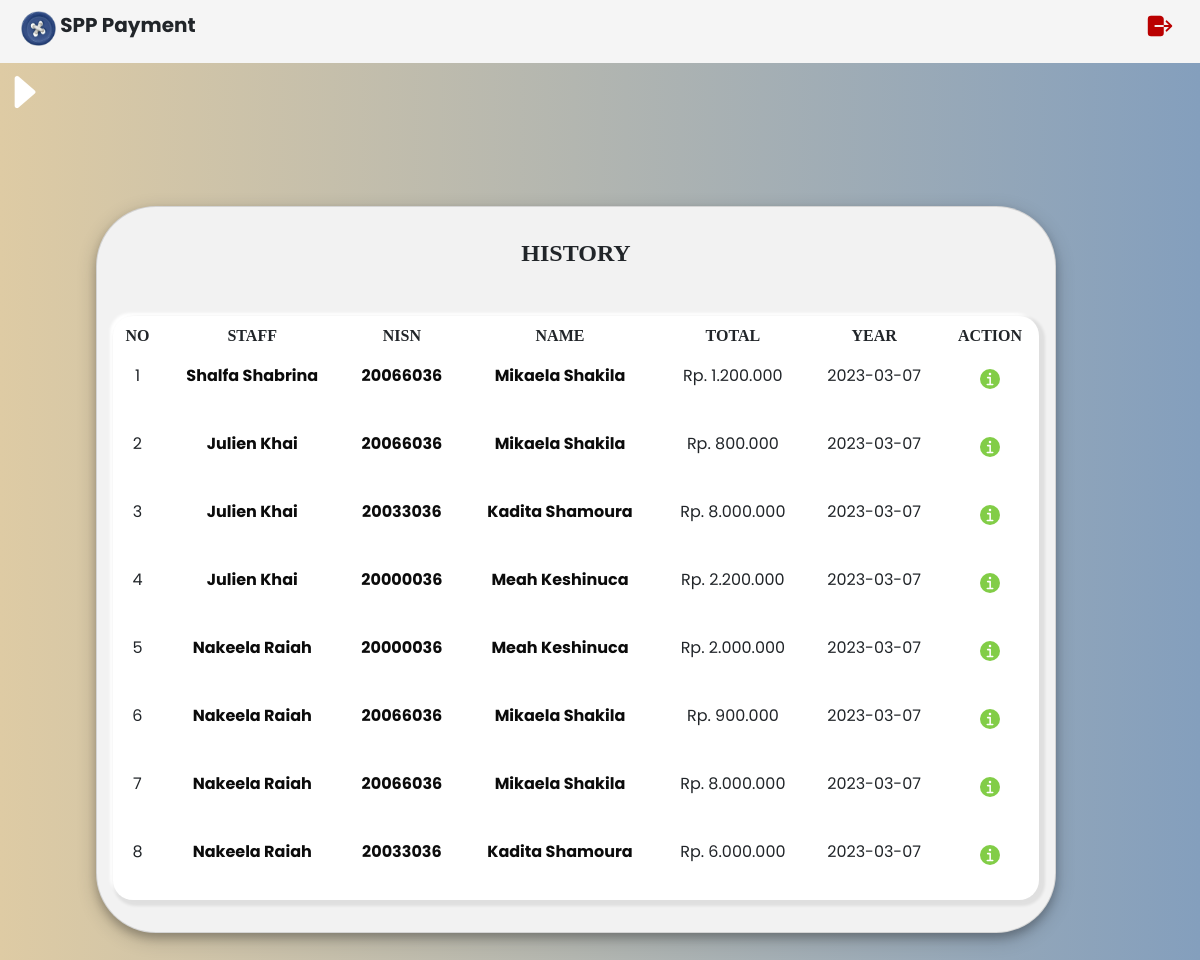
Screenshot of /ash/admin/history.php (signed in) with the database file from the repository.
### tables this page shows
CREATE TABLE `payment` (
  `idpay` int(11) NOT NULL,
  `idstaff` int(11) NOT NULL,
  `nisn` varchar(10) NOT NULL,
  `paydate` date NOT NULL,
  `paymonth` varchar(8) NOT NULL,
  `payyear` varchar(4) NOT NULL,
  `idspp` int(11) NOT NULL,
  `payamount` varchar(50) NOT NULL
);

CREATE TABLE `staff` (
  `idstaff` int(11) NOT NULL,
  `namest` varchar(35) NOT NULL,
  `username` varchar(25) NOT NULL,
  `password` varchar(32) NOT NULL,
  `img` varchar(50) NOT NULL,
  `level` enum('admin','staff') NOT NULL
);

CREATE TABLE `student` (
  `nisn` char(10) NOT NULL,
  `nis` char(8) NOT NULL,
  `name` varchar(35) NOT NULL,
  `img` varchar(50) NOT NULL,
  `idcls` int(11) NOT NULL,
  `address` text NOT NULL,
  `phoneno` varchar(13) NOT NULL,
  `idspp` int(11) NOT NULL
);

### ash/admin/history.php (the view, shortened to what this page needs)
<!DOCTYPE html>
<html lang="en">
<head>
    <link href="https://cdn.jsdelivr.net/npm/bootstrap@5.0.2/dist/css/bootstrap.min.css" rel="stylesheet">
</head>
<body>
  <ul id="en">
    <img src="../totoro.png" class="img" width="35" height="35"> SPP Payment
    <a href="../logout.php" onclick="return confirm('Are You Sure?')" class="txt"><ion-icon name="log-out"></ion-icon></a>
  </ul>
  <span onclick="openNav()" class="to" ><ion-icon name="caret-forward"></ion-icon></span>
  <div id="main">
  <div class="container-fluid">
        <div class="row">
            <div class="col">
              <div class="container table-responsive">
                <div class="d-grip gap-2 col-12">
                <div class="card mt-5 mb-5"  style="width: 60rem;">
                <div class="card-body">
                <div class="card-title mt-3"><h4 style="font-family: 'DM Serif Display', serif;" class="fw-bold text-center">HISTORY</h4></div>
                <table class="table table-borderless table-hover mt-5 text-center" style="border-radius: 20px;background:#fff;box-shadow: 3px 3px 3px 3px rgba(0, 0, 0, 0.08),
                -3px -3px 3px #fff;;">
                <thead>
                    <tr style="font-family: 'DM Serif Display', serif;" class="fw-bold">
                        <th scope="col">NO</th>
                        <th scope="col">STAFF</th>
                        <th scope="col">NISN</th>
                        <th scope="col">NAME</th>
                        <th scope="col">TOTAL</th>
                        <th scope="col">YEAR</th>
                        <th scope="col">ACTION</th>
                    </tr>
                </thead>
                <?php
                    $no=1;
                    include('../connect.php');
                    $query = $maru->query("SELECT * FROM payment INNER JOIN staff ON payment.idstaff = staff.idstaff INNER JOIN student ON payment.nisn = student.nisn")->fetchAll();
                    foreach ($query as $datas):?>
                <tbody>
                    <tr>
                        <td><?php echo $no;$no++; ?></td>
                        <td><a href="staff.php" class="hover-1 fw-bold" style="text-decoration: none;"><?=$datas['namest']?></a></td>
                        <td><a href="student.php" class="hover-1 fw-bold" style="text-decoration: none;"><?=$datas['nisn']?></a></td>
                        <td><a href="student.php" class="hover-1 fw-bold" style="text-decoration: none;"><?=$datas['name']?></a></td>
                        <td><?=$datas['payamount']?></td>
                        <td><?=$datas['paydate']?></td>
                        <td>
                            <a href="detail-h.php?nisn=<?=$datas['nisn'];?>" class="btn btn- mb-3 btn-sm text-white fw-bold"><ion-icon name="information" class="text-center" style="font-size: 20px;background-color:#82CD47;border-radius:50%"></ion-icon></a>
                        </td>
                    </tr>
                </tbody>
                <?php endforeach ?>
                </table>
                </div>
                </div>
                </div>
             </div>
        </div>
    </div>
  </div>
  </div>
</body>
</html>

### ash/admin/history.php (style rules this page uses)
#main { transition: margin-left .5s; padding: 20px; }
#en { transition: margin-left .5s; padding: 5px; }
.to { font-size: 50px; color: white; }
ul { list-style-type: none; margin: 0; padding: 0; overflow: hidden; font-size: 20px; font-weight: bold; background-color: #f5f5f5; }
.img { margin-top: 6px; margin-left: 16px; margin-bottom: 2px; }
body { font-family: 'Poppins', sans-serif; background-image: linear-gradient(to right, #DECBA4, #849FBD); }
.txt { float: right; color: #ba0000; text-decoration: none; margin-top: 4px; margin-bottom: 4px; font-size: 30px; margin-right: 20px; }
.card { background-color: #f2f2f2; border-radius: 60px; box-shadow: 0 5px 9px 0 rgba(1, 2, 1, 0.2), 0 6px 20px 0 rgba(0, 0, 0, 0.20); margin-left: 40px; }
.hover-1 { color:#0b0b0b; }

### rows the page displays
payment: idstaff.namest "Shalfa Shabrina", nisn.nisn "20066036", nisn.name "Mikaela Shakila", payamount "Rp. 1.200.000", paydate "2023-03-07"
payment: idstaff.namest "Julien Khai", nisn.nisn "20066036", nisn.name "Mikaela Shakila", payamount "Rp. 800.000", paydate "2023-03-07"
payment: idstaff.namest "Julien Khai", nisn.nisn "20033036", nisn.name "Kadita Shamoura", payamount "Rp. 8.000.000", paydate "2023-03-07"
payment: idstaff.namest "Julien Khai", nisn.nisn "20000036", nisn.name "Meah Keshinuca", payamount "Rp. 2.200.000", paydate "2023-03-07"
payment: idstaff.namest "Nakeela Raiah", nisn.nisn "20000036", nisn.name "Meah Keshinuca", payamount "Rp. 2.000.000", paydate "2023-03-07"
payment: idstaff.namest "Nakeela Raiah", nisn.nisn "20066036", nisn.name "Mikaela Shakila", payamount "Rp. 900.000", paydate "2023-03-07"
payment: idstaff.namest "Nakeela Raiah", nisn.nisn "20066036", nisn.name "Mikaela Shakila", payamount "Rp. 8.000.000", paydate "2023-03-07"
payment: idstaff.namest "Nakeela Raiah", nisn.nisn "20033036", nisn.name "Kadita Shamoura", payamount "Rp. 6.000.000", paydate "2023-03-07"
